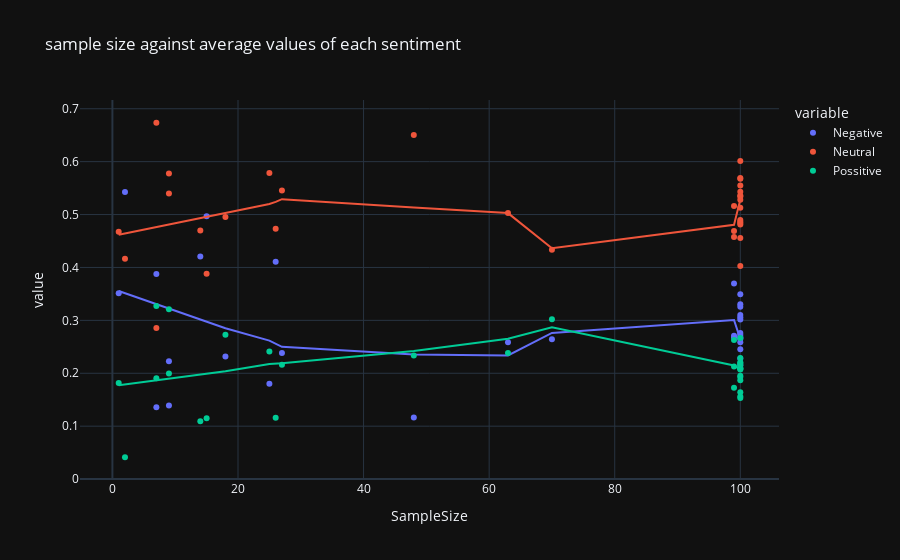

Notebook cell for this chart:
### Markdown cell above
## is there a trend between sample size and the extremity of the avg sentiment values?

### Code cell
# x and y given as DataFrame columns
import plotly.express as px
fig = px.scatter(df, x='SampleSize', y=['Negative','Neutral','Possitive'],trendline="lowess",trendline_options=dict(frac=0.4),template = "plotly_dark", 
title='sample size against average values of each sentiment')
fig.show()

### Figure 1 — Plotly figure (JSON) as saved in the notebook; plotly's stock layout.template omitted (floating-point values rounded to 4 significant figures)
{"data": [{"hovertemplate": "variable=Negative<br>SampleSize=%{x}<br>value=%{y}<extra></extra>", "legendgroup": "Negative", "marker": {"color": "#636efa", "symbol": "circle"}, "mode": "markers", "name": "Negative", "orientation": "v", "showlegend": true, "type": "scatter", "x": [48, 7, 9, 25, 100, 9, 100, 18, 27, 100, 100, 63, 70, 100, 100, 99, 100, 99, 100, 100, 100, 100, 100, 100, 100, 100, 1, 99, 7, 26, 14, 15, 2], "xaxis": "x", "y": [0.1163, 0.1359, 0.1393, 0.18, 0.2158, 0.2229, 0.2281, 0.2316, 0.2383, 0.2453, 0.2584, 0.2587, 0.2643, 0.2646, 0.2665, 0.2683, 0.2687, 0.2709, 0.2725, 0.2761, 0.3016, 0.3059, 0.31, 0.3255, 0.3305, 0.3495, 0.351, 0.3697, 0.3875, 0.411, 0.4206, 0.4969, 0.5424], "yaxis": "y"}, {"hovertemplate": "<b>LOWESS trendline</b><br><br>variable=Negative<br>SampleSize=%{x}<br>value=%{y} <b>(trend)</b><extra></extra>", "legendgroup": "Negative", "marker": {"color": "#636efa", "symbol": "circle"}, "mode": "lines", "name": "Negative", "showlegend": false, "type": "scatter", "x": [1, 2, 7, 7, 9, 9, 14, 15, 18, 25, 26, 27, 48, 63, 70, 99, 99, 99, 100, 100, 100, 100, 100, 100, 100, 100, 100, 100, 100, 100, 100, 100, 100], "xaxis": "x", "y": [0.3555, 0.3513, 0.3305, 0.3305, 0.3222, 0.3222, 0.3012, 0.297, 0.2851, 0.2616, 0.2566, 0.25, 0.2354, 0.2336, 0.2762, 0.3006, 0.3006, 0.3006, 0.2646, 0.2646, 0.2646, 0.2646, 0.2646, 0.2646, 0.2646, 0.2646, 0.2646, 0.2646, 0.2646, 0.2646, 0.2646, 0.2646, 0.2646], "yaxis": "y"}, {"hovertemplate": "variable=Neutral<br>SampleSize=%{x}<br>value=%{y}<extra></extra>", "legendgroup": "Neutral", "marker": {"color": "#EF553B", "symbol": "circle"}, "mode": "markers", "name": "Neutral", "orientation": "v", "showlegend": true, "type": "scatter", "x": [48, 7, 9, 25, 100, 9, 100, 18, 27, 100, 100, 63, 70, 100, 100, 99, 100, 99, 100, 100, 100, 100, 100, 100, 100, 100, 1, 99, 7, 26, 14, 15, 2], "xaxis": "x", "y": [0.6503, 0.6735, 0.5397, 0.5787, 0.5692, 0.5778, 0.5431, 0.4956, 0.5455, 0.6014, 0.5549, 0.503, 0.4335, 0.5282, 0.5128, 0.4688, 0.5359, 0.5163, 0.5343, 0.5676, 0.4895, 0.4841, 0.4812, 0.4556, 0.403, 0.4863, 0.4673, 0.4577, 0.2855, 0.4729, 0.47, 0.3883, 0.4163], "yaxis": "y"}, {"hovertemplate": "<b>LOWESS trendline</b><br><br>variable=Neutral<br>SampleSize=%{x}<br>value=%{y} <b>(trend)</b><extra></extra>", "legendgroup": "Neutral", "marker": {"color": "#EF553B", "symbol": "circle"}, "mode": "lines", "name": "Neutral", "showlegend": false, "type": "scatter", "x": [1, 2, 7, 7, 9, 9, 14, 15, 18, 25, 26, 27, 48, 63, 70, 99, 99, 99, 100, 100, 100, 100, 100, 100, 100, 100, 100, 100, 100, 100, 100, 100, 100], "xaxis": "x", "y": [0.462, 0.4644, 0.4764, 0.4764, 0.4813, 0.4813, 0.4941, 0.4967, 0.5041, 0.5199, 0.5239, 0.5291, 0.5135, 0.5027, 0.4362, 0.4806, 0.4806, 0.4806, 0.5282, 0.5282, 0.5282, 0.5282, 0.5282, 0.5282, 0.5282, 0.5282, 0.5282, 0.5282, 0.5282, 0.5282, 0.5282, 0.5282, 0.5282], "yaxis": "y"}, {"hovertemplate": "variable=Possitive<br>SampleSize=%{x}<br>value=%{y}<extra></extra>", "legendgroup": "Possitive", "marker": {"color": "#00cc96", "symbol": "circle"}, "mode": "markers", "name": "Possitive", "orientation": "v", "showlegend": true, "type": "scatter", "x": [48, 7, 9, 25, 100, 9, 100, 18, 27, 100, 100, 63, 70, 100, 100, 99, 100, 99, 100, 100, 100, 100, 100, 100, 100, 100, 1, 99, 7, 26, 14, 15, 2], "xaxis": "x", "y": [0.2334, 0.1906, 0.3211, 0.2413, 0.215, 0.1994, 0.2288, 0.2728, 0.2162, 0.1533, 0.1866, 0.2383, 0.3021, 0.2072, 0.2207, 0.2629, 0.1954, 0.2128, 0.1932, 0.1563, 0.2089, 0.21, 0.2087, 0.2188, 0.2665, 0.1641, 0.1817, 0.1726, 0.327, 0.1161, 0.1095, 0.1148, 0.04128], "yaxis": "y"}, {"hovertemplate": "<b>LOWESS trendline</b><br><br>variable=Possitive<br>SampleSize=%{x}<br>value=%{y} <b>(trend)</b><extra></extra>", "legendgroup": "Possitive", "marker": {"color": "#00cc96", "symbol": "circle"}, "mode": "lines", "name": "Possitive", "showlegend": false, "type": "scatter", "x": [1, 2, 7, 7, 9, 9, 14, 15, 18, 25, 26, 27, 48, 63, 70, 99, 99, 99, 100, 100, 100, 100, 100, 100, 100, 100, 100, 100, 100, 100, 100, 100, 100], "xaxis": "x", "y": [0.1774, 0.1789, 0.1865, 0.1865, 0.1897, 0.1897, 0.1976, 0.1991, 0.2038, 0.2175, 0.2188, 0.2189, 0.2419, 0.2651, 0.287, 0.2147, 0.2147, 0.2147, 0.2072, 0.2072, 0.2072, 0.2072, 0.2072, 0.2072, 0.2072, 0.2072, 0.2072, 0.2072, 0.2072, 0.2072, 0.2072, 0.2072, 0.2072], "yaxis": "y"}], "layout": {"legend": {"title": {"text": "variable"}, "tracegroupgap": 0}, "title": {"text": "sample size against average values of each sentiment"}, "xaxis": {"anchor": "y", "domain": [0, 1], "title": {"text": "SampleSize"}}, "yaxis": {"anchor": "x", "domain": [0, 1], "title": {"text": "value"}}}}
